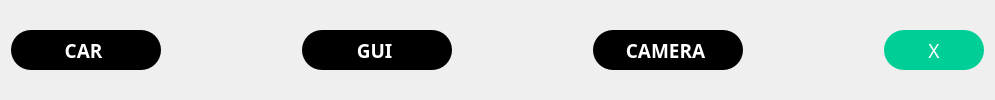
            <widget class="QWidget" name="page_settings">
             <property name="styleSheet">
              <string notr="true">QFrame{
background-color: rgb(0, 0, 0);
}

QPushButton{
background-color:rgb(0, 0, 0);
border-radius:20px; 
color: rgb(255, 255, 255); 
}

QPushButton:hover{
background-color:rgb(61, 61, 61);
border-radius:20px; 
}</string>
             </property>
             <layout class="QHBoxLayout" name="horizontalLayout_4">
              <item>
               <widget class="QPushButton" name="car_settings_button">
                <property name="minimumSize">
                 <size>
                  <width>150</width>
                  <height>40</height>
                 </size>
                </property>
                <property name="font">
                 <font>
                  <family>Bahnschrift SemiBold SemiConden</family>
                  <pointsize>14</pointsize>
                  <weight>75</weight>
                  <bold>true</bold>
                 </font>
                </property>
                <property name="text">
                 <string>CAR </string>
                </property>
               </widget>
              </item>
              <item>
               <spacer name="hSpacer_page_settings">
                <property name="orientation">
                 <enum>Qt::Horizontal</enum>
                </property>
                <property name="sizeHint" stdset="0">
                 <size>
                  <width>135</width>
                  <height>20</height>
                 </size>
                </property>
               </spacer>
              </item>
              <item>
               <widget class="QPushButton" name="gui_settings_button">
                <property name="minimumSize">
                 <size>
                  <width>150</width>
                  <height>40</height>
                 </size>
                </property>
                <property name="font">
                 <font>
                  <family>Bahnschrift SemiBold SemiConden</family>
                  <pointsize>14</pointsize>
                  <weight>75</weight>
                  <bold>true</bold>
                 </font>
                </property>
                <property name="text">
                 <string>GUI </string>
                </property>
               </widget>
              </item>
              <item>
               <spacer name="hSpacer_page_settings_2">
                <property name="orientation">
                 <enum>Qt::Horizontal</enum>
                </property>
                <property name="sizeHint" stdset="0">
                 <size>
                  <width>135</width>
                  <height>20</height>
                 </size>
                </property>
               </spacer>
              </item>
              <item>
               <widget class="QPushButton" name="camera_settings_button">
                <property name="minimumSize">
                 <size>
                  <width>150</width>
                  <height>40</height>
                 </size>
                </property>
                <property name="font">
                 <font>
                  <family>Bahnschrift SemiBold SemiConden</family>
                  <pointsize>14</pointsize>
                  <weight>75</weight>
                  <bold>true</bold>
                 </font>
                </property>
                <property name="text">
                 <string>CAMERA </string>
                </property>
               </widget>
              </item>
              <item>
               <spacer name="hSpacer_page_settings_3">
                <property name="orientation">
                 <enum>Qt::Horizontal</enum>
                </property>
                <property name="sizeHint" stdset="0">
                 <size>
                  <width>135</width>
                  <height>20</height>
                 </size>
                </property>
               </spacer>
              </item>
              <item>
               <widget class="QPushButton" name="close_settings_button">
                <property name="minimumSize">
                 <size>
                  <width>100</width>
                  <height>40</height>
                 </size>
                </property>
                <property name="font">
                 <font>
                  <family>Gill Sans Ultra Bold Condensed</family>
                  <pointsize>14</pointsize>
                 </font>
                </property>
                <property name="styleSheet">
                 <string notr="true">QFrame{
background-color: rgb(0, 0, 0);
}

QPushButton{
background-color:rgb(0, 206, 151);
border-radius:20px; 
color: rgb(255, 255, 255); 
}

QPushButton:hover{
background-color:rgb(61, 61, 61);
border-radius:20px; 
}</string>
                </property>
                <property name="text">
                 <string>X</string>
                </property>
               </widget>
              </item>
             </layout>
            </widget>
